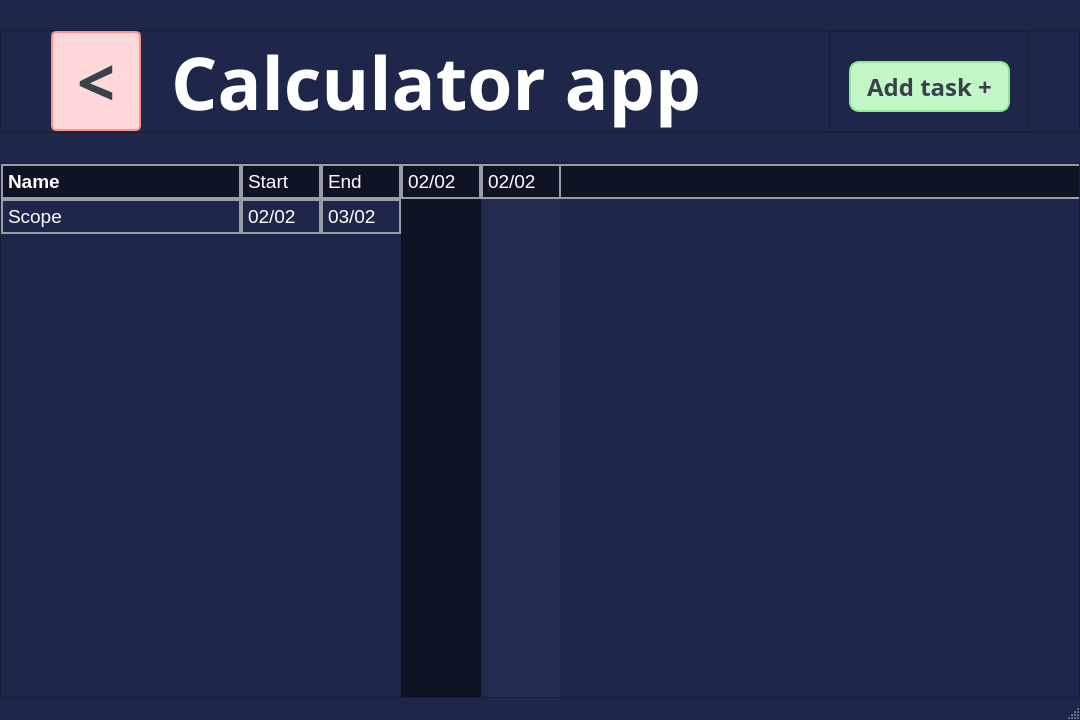
<?xml version="1.0" encoding="UTF-8"?>
<ui version="4.0">
 <class>ProjectsNavigationWindow</class>
 <widget class="QMainWindow" name="ProjectsNavigationWindow">
  <property name="geometry">
   <rect>
    <x>0</x>
    <y>0</y>
    <width>1080</width>
    <height>720</height>
   </rect>
  </property>
  <property name="sizePolicy">
   <sizepolicy hsizetype="Minimum" vsizetype="Minimum">
    <horstretch>0</horstretch>
    <verstretch>0</verstretch>
   </sizepolicy>
  </property>
  <property name="minimumSize">
   <size>
    <width>1080</width>
    <height>720</height>
   </size>
  </property>
  <property name="maximumSize">
   <size>
    <width>16777215</width>
    <height>16777215</height>
   </size>
  </property>
  <property name="palette">
   <palette>
    <active>
     <colorrole role="WindowText">
      <brush brushstyle="SolidPattern">
       <color alpha="255">
        <red>255</red>
        <green>255</green>
        <blue>255</blue>
       </color>
      </brush>
     </colorrole>
     <colorrole role="Button">
      <brush brushstyle="SolidPattern">
       <color alpha="255">
        <red>195</red>
        <green>247</green>
        <blue>200</blue>
       </color>
      </brush>
     </colorrole>
     <colorrole role="Light">
      <brush brushstyle="SolidPattern">
       <color alpha="255">
        <red>45</red>
        <green>59</green>
        <blue>109</blue>
       </color>
      </brush>
     </colorrole>
     <colorrole role="Midlight">
      <brush brushstyle="SolidPattern">
       <color alpha="255">
        <red>37</red>
        <green>49</green>
        <blue>91</blue>
       </color>
      </brush>
     </colorrole>
     <colorrole role="Dark">
      <brush brushstyle="SolidPattern">
       <color alpha="255">
        <red>43</red>
        <green>41</green>
        <blue>80</blue>
       </color>
      </brush>
     </colorrole>
     <colorrole role="Mid">
      <brush brushstyle="SolidPattern">
       <color alpha="255">
        <red>20</red>
        <green>26</green>
        <blue>49</blue>
       </color>
      </brush>
     </colorrole>
     <colorrole role="Text">
      <brush brushstyle="SolidPattern">
       <color alpha="255">
        <red>255</red>
        <green>255</green>
        <blue>255</blue>
       </color>
      </brush>
     </colorrole>
     <colorrole role="BrightText">
      <brush brushstyle="SolidPattern">
       <color alpha="255">
        <red>255</red>
        <green>255</green>
        <blue>255</blue>
       </color>
      </brush>
     </colorrole>
     <colorrole role="ButtonText">
      <brush brushstyle="SolidPattern">
       <color alpha="255">
        <red>58</red>
        <green>65</green>
        <blue>74</blue>
       </color>
      </brush>
     </colorrole>
     <colorrole role="Base">
      <brush brushstyle="SolidPattern">
       <color alpha="255">
        <red>22</red>
        <green>30</green>
        <blue>60</blue>
       </color>
      </brush>
     </colorrole>
     <colorrole role="Window">
      <brush brushstyle="SolidPattern">
       <color alpha="255">
        <red>30</red>
        <green>39</green>
        <blue>73</blue>
       </color>
      </brush>
     </colorrole>
     <colorrole role="Shadow">
      <brush brushstyle="SolidPattern">
       <color alpha="255">
        <red>0</red>
        <green>0</green>
        <blue>0</blue>
       </color>
      </brush>
     </colorrole>
     <colorrole role="AlternateBase">
      <brush brushstyle="SolidPattern">
       <color alpha="255">
        <red>15</red>
        <green>19</green>
        <blue>36</blue>
       </color>
      </brush>
     </colorrole>
     <colorrole role="ToolTipBase">
      <brush brushstyle="SolidPattern">
       <color alpha="255">
        <red>255</red>
        <green>255</green>
        <blue>220</blue>
       </color>
      </brush>
     </colorrole>
     <colorrole role="ToolTipText">
      <brush brushstyle="SolidPattern">
       <color alpha="255">
        <red>255</red>
        <green>255</green>
        <blue>255</blue>
       </color>
      </brush>
     </colorrole>
     <colorrole role="PlaceholderText">
      <brush brushstyle="SolidPattern">
       <color alpha="127">
        <red>255</red>
        <green>255</green>
        <blue>255</blue>
       </color>
      </brush>
     </colorrole>
    </active>
    <inactive>
     <colorrole role="WindowText">
      <brush brushstyle="SolidPattern">
       <color alpha="255">
        <red>255</red>
        <green>255</green>
        <blue>255</blue>
       </color>
      </brush>
     </colorrole>
     <colorrole role="Button">
      <brush brushstyle="SolidPattern">
       <color alpha="255">
        <red>195</red>
        <green>247</green>
        <blue>200</blue>
       </color>
      </brush>
     </colorrole>
     <colorrole role="Light">
      <brush brushstyle="SolidPattern">
       <color alpha="255">
        <red>45</red>
        <green>59</green>
        <blue>109</blue>
       </color>
      </brush>
     </colorrole>
     <colorrole role="Midlight">
      <brush brushstyle="SolidPattern">
       <color alpha="255">
        <red>37</red>
        <green>49</green>
        <blue>91</blue>
       </color>
      </brush>
     </colorrole>
     <colorrole role="Dark">
      <brush brushstyle="SolidPattern">
       <color alpha="255">
        <red>43</red>
        <green>41</green>
        <blue>80</blue>
       </color>
      </brush>
     </colorrole>
     <colorrole role="Mid">
      <brush brushstyle="SolidPattern">
       <color alpha="255">
        <red>20</red>
        <green>26</green>
        <blue>49</blue>
       </color>
      </brush>
     </colorrole>
     <colorrole role="Text">
      <brush brushstyle="SolidPattern">
       <color alpha="255">
        <red>255</red>
        <green>255</green>
        <blue>255</blue>
       </color>
      </brush>
     </colorrole>
     <colorrole role="BrightText">
      <brush brushstyle="SolidPattern">
       <color alpha="255">
        <red>255</red>
        <green>255</green>
        <blue>255</blue>
       </color>
      </brush>
     </colorrole>
     <colorrole role="ButtonText">
      <brush brushstyle="SolidPattern">
       <color alpha="255">
        <red>58</red>
        <green>65</green>
        <blue>74</blue>
       </color>
      </brush>
     </colorrole>
     <colorrole role="Base">
      <brush brushstyle="SolidPattern">
       <color alpha="255">
        <red>22</red>
        <green>30</green>
        <blue>60</blue>
       </color>
      </brush>
     </colorrole>
     <colorrole role="Window">
      <brush brushstyle="SolidPattern">
       <color alpha="255">
        <red>30</red>
        <green>39</green>
        <blue>73</blue>
       </color>
      </brush>
     </colorrole>
     <colorrole role="Shadow">
      <brush brushstyle="SolidPattern">
       <color alpha="255">
        <red>0</red>
        <green>0</green>
        <blue>0</blue>
       </color>
      </brush>
     </colorrole>
     <colorrole role="AlternateBase">
      <brush brushstyle="SolidPattern">
       <color alpha="255">
        <red>15</red>
        <green>19</green>
        <blue>36</blue>
       </color>
      </brush>
     </colorrole>
     <colorrole role="ToolTipBase">
      <brush brushstyle="SolidPattern">
       <color alpha="255">
        <red>255</red>
        <green>255</green>
        <blue>220</blue>
       </color>
      </brush>
     </colorrole>
     <colorrole role="ToolTipText">
      <brush brushstyle="SolidPattern">
       <color alpha="255">
        <red>255</red>
        <green>255</green>
        <blue>255</blue>
       </color>
      </brush>
     </colorrole>
     <colorrole role="PlaceholderText">
      <brush brushstyle="SolidPattern">
       <color alpha="127">
        <red>255</red>
        <green>255</green>
        <blue>255</blue>
       </color>
      </brush>
     </colorrole>
    </inactive>
    <disabled>
     <colorrole role="WindowText">
      <brush brushstyle="SolidPattern">
       <color alpha="255">
        <red>43</red>
        <green>41</green>
        <blue>80</blue>
       </color>
      </brush>
     </colorrole>
     <colorrole role="Button">
      <brush brushstyle="SolidPattern">
       <color alpha="255">
        <red>195</red>
        <green>247</green>
        <blue>200</blue>
       </color>
      </brush>
     </colorrole>
     <colorrole role="Light">
      <brush brushstyle="SolidPattern">
       <color alpha="255">
        <red>45</red>
        <green>59</green>
        <blue>109</blue>
       </color>
      </brush>
     </colorrole>
     <colorrole role="Midlight">
      <brush brushstyle="SolidPattern">
       <color alpha="255">
        <red>37</red>
        <green>49</green>
        <blue>91</blue>
       </color>
      </brush>
     </colorrole>
     <colorrole role="Dark">
      <brush brushstyle="SolidPattern">
       <color alpha="255">
        <red>43</red>
        <green>41</green>
        <blue>80</blue>
       </color>
      </brush>
     </colorrole>
     <colorrole role="Mid">
      <brush brushstyle="SolidPattern">
       <color alpha="255">
        <red>20</red>
        <green>26</green>
        <blue>49</blue>
       </color>
      </brush>
     </colorrole>
     <colorrole role="Text">
      <brush brushstyle="SolidPattern">
       <color alpha="255">
        <red>43</red>
        <green>41</green>
        <blue>80</blue>
       </color>
      </brush>
     </colorrole>
     <colorrole role="BrightText">
      <brush brushstyle="SolidPattern">
       <color alpha="255">
        <red>255</red>
        <green>255</green>
        <blue>255</blue>
       </color>
      </brush>
     </colorrole>
     <colorrole role="ButtonText">
      <brush brushstyle="SolidPattern">
       <color alpha="255">
        <red>43</red>
        <green>41</green>
        <blue>80</blue>
       </color>
      </brush>
     </colorrole>
     <colorrole role="Base">
      <brush brushstyle="SolidPattern">
       <color alpha="255">
        <red>30</red>
        <green>39</green>
        <blue>73</blue>
       </color>
      </brush>
     </colorrole>
     <colorrole role="Window">
      <brush brushstyle="SolidPattern">
       <color alpha="255">
        <red>30</red>
        <green>39</green>
        <blue>73</blue>
       </color>
      </brush>
     </colorrole>
     <colorrole role="Shadow">
      <brush brushstyle="SolidPattern">
       <color alpha="255">
        <red>0</red>
        <green>0</green>
        <blue>0</blue>
       </color>
      </brush>
     </colorrole>
     <colorrole role="AlternateBase">
      <brush brushstyle="SolidPattern">
       <color alpha="255">
        <red>30</red>
        <green>39</green>
        <blue>73</blue>
       </color>
      </brush>
     </colorrole>
     <colorrole role="ToolTipBase">
      <brush brushstyle="SolidPattern">
       <color alpha="255">
        <red>255</red>
        <green>255</green>
        <blue>220</blue>
       </color>
      </brush>
     </colorrole>
     <colorrole role="ToolTipText">
      <brush brushstyle="SolidPattern">
       <color alpha="255">
        <red>255</red>
        <green>255</green>
        <blue>255</blue>
       </color>
      </brush>
     </colorrole>
     <colorrole role="PlaceholderText">
      <brush brushstyle="SolidPattern">
       <color alpha="127">
        <red>15</red>
        <green>19</green>
        <blue>36</blue>
       </color>
      </brush>
     </colorrole>
    </disabled>
   </palette>
  </property>
  <property name="font">
   <font>
    <family>Leelawadee</family>
   </font>
  </property>
  <property name="windowTitle">
   <string>GanttStudent Login</string>
  </property>
  <property name="windowIcon">
   <iconset>
    <normaloff>../../../favicon.png</normaloff>../../../favicon.png</iconset>
  </property>
  <widget class="QWidget" name="central_widget">
   <layout class="QVBoxLayout" name="verticalLayout_2" stretch="0,0">
    <property name="spacing">
     <number>30</number>
    </property>
    <property name="leftMargin">
     <number>0</number>
    </property>
    <property name="topMargin">
     <number>30</number>
    </property>
    <property name="rightMargin">
     <number>0</number>
    </property>
    <property name="bottomMargin">
     <number>0</number>
    </property>
    <item>
     <widget class="QFrame" name="head">
      <property name="minimumSize">
       <size>
        <width>620</width>
        <height>90</height>
       </size>
      </property>
      <property name="styleSheet">
       <string notr="true"/>
      </property>
      <property name="frameShape">
       <enum>QFrame::StyledPanel</enum>
      </property>
      <property name="frameShadow">
       <enum>QFrame::Raised</enum>
      </property>
      <layout class="QHBoxLayout" name="horizontalLayout">
       <property name="spacing">
        <number>30</number>
       </property>
       <property name="leftMargin">
        <number>50</number>
       </property>
       <property name="topMargin">
        <number>0</number>
       </property>
       <property name="rightMargin">
        <number>50</number>
       </property>
       <property name="bottomMargin">
        <number>0</number>
       </property>
       <item>
        <widget class="QPushButton" name="back_button">
         <property name="minimumSize">
          <size>
           <width>90</width>
           <height>90</height>
          </size>
         </property>
         <property name="maximumSize">
          <size>
           <width>16777215</width>
           <height>100</height>
          </size>
         </property>
         <property name="font">
          <font>
           <family>Impact</family>
           <pointsize>50</pointsize>
           <bold>true</bold>
          </font>
         </property>
         <property name="cursor">
          <cursorShape>PointingHandCursor</cursorShape>
         </property>
         <property name="toolTip">
          <string>Login</string>
         </property>
         <property name="styleSheet">
          <string notr="true">border: 2px solid #ff8f8f;
border-radius: 5px;
background: #ffd9d9;
color: #3a414a;</string>
         </property>
         <property name="text">
          <string>&lt;</string>
         </property>
        </widget>
       </item>
       <item>
        <widget class="QLabel" name="title">
         <property name="sizePolicy">
          <sizepolicy hsizetype="Expanding" vsizetype="Preferred">
           <horstretch>100</horstretch>
           <verstretch>100</verstretch>
          </sizepolicy>
         </property>
         <property name="font">
          <font>
           <family>Leelawadee</family>
           <pointsize>55</pointsize>
           <bold>true</bold>
          </font>
         </property>
         <property name="styleSheet">
          <string notr="true">color: #ffffff</string>
         </property>
         <property name="text">
          <string>Calculator app</string>
         </property>
        </widget>
       </item>
       <item>
        <widget class="QFrame" name="add_task_frame">
         <property name="minimumSize">
          <size>
           <width>200</width>
           <height>0</height>
          </size>
         </property>
         <property name="frameShape">
          <enum>QFrame::StyledPanel</enum>
         </property>
         <property name="frameShadow">
          <enum>QFrame::Raised</enum>
         </property>
         <widget class="QPushButton" name="add_task_button">
          <property name="geometry">
           <rect>
            <x>20</x>
            <y>30</y>
            <width>161</width>
            <height>51</height>
           </rect>
          </property>
          <property name="minimumSize">
           <size>
            <width>0</width>
            <height>0</height>
           </size>
          </property>
          <property name="maximumSize">
           <size>
            <width>16777215</width>
            <height>100</height>
           </size>
          </property>
          <property name="font">
           <font>
            <family>Leelawadee</family>
            <pointsize>18</pointsize>
            <bold>true</bold>
           </font>
          </property>
          <property name="cursor">
           <cursorShape>PointingHandCursor</cursorShape>
          </property>
          <property name="toolTip">
           <string>Login</string>
          </property>
          <property name="styleSheet">
           <string notr="true">border: 2px solid #8ee895;
border-radius: 10px;
background: #c3f7c8;
color: #3a414a;</string>
          </property>
          <property name="text">
           <string>Add task +</string>
          </property>
         </widget>
        </widget>
       </item>
      </layout>
     </widget>
    </item>
    <item>
     <widget class="QFrame" name="body">
      <property name="sizePolicy">
       <sizepolicy hsizetype="Expanding" vsizetype="Expanding">
        <horstretch>0</horstretch>
        <verstretch>0</verstretch>
       </sizepolicy>
      </property>
      <property name="styleSheet">
       <string notr="true">background: #1e2749;</string>
      </property>
      <property name="frameShape">
       <enum>QFrame::StyledPanel</enum>
      </property>
      <property name="frameShadow">
       <enum>QFrame::Raised</enum>
      </property>
      <layout class="QHBoxLayout" name="horizontalLayout_2">
       <property name="spacing">
        <number>0</number>
       </property>
       <property name="leftMargin">
        <number>0</number>
       </property>
       <property name="topMargin">
        <number>0</number>
       </property>
       <property name="rightMargin">
        <number>0</number>
       </property>
       <property name="bottomMargin">
        <number>0</number>
       </property>
       <item>
        <widget class="QScrollArea" name="scrollArea_3">
         <property name="styleSheet">
          <string notr="true">background: #1e2749;
color: #ffffff;</string>
         </property>
         <property name="frameShape">
          <enum>QFrame::NoFrame</enum>
         </property>
         <property name="frameShadow">
          <enum>QFrame::Plain</enum>
         </property>
         <property name="lineWidth">
          <number>0</number>
         </property>
         <property name="midLineWidth">
          <number>0</number>
         </property>
         <property name="verticalScrollBarPolicy">
          <enum>Qt::ScrollBarAsNeeded</enum>
         </property>
         <property name="horizontalScrollBarPolicy">
          <enum>Qt::ScrollBarAsNeeded</enum>
         </property>
         <property name="widgetResizable">
          <bool>true</bool>
         </property>
         <widget class="QWidget" name="scrollAreaWidgetContents_3">
          <property name="geometry">
           <rect>
            <x>0</x>
            <y>0</y>
            <width>1078</width>
            <height>527</height>
           </rect>
          </property>
          <property name="styleSheet">
           <string notr="true">border: 0px;
color: #ffffff;</string>
          </property>
          <widget class="QFrame" name="frame">
           <property name="enabled">
            <bool>true</bool>
           </property>
           <property name="geometry">
            <rect>
             <x>0</x>
             <y>0</y>
             <width>1500</width>
             <height>35</height>
            </rect>
           </property>
           <property name="sizePolicy">
            <sizepolicy hsizetype="Preferred" vsizetype="Preferred">
             <horstretch>0</horstretch>
             <verstretch>0</verstretch>
            </sizepolicy>
           </property>
           <property name="minimumSize">
            <size>
             <width>1500</width>
             <height>35</height>
            </size>
           </property>
           <property name="maximumSize">
            <size>
             <width>16777215</width>
             <height>35</height>
            </size>
           </property>
           <property name="styleSheet">
            <string notr="true">border: 2px solid #979ea8;
background: #0f1425;
color: #ffffff;</string>
           </property>
           <property name="frameShape">
            <enum>QFrame::StyledPanel</enum>
           </property>
           <property name="frameShadow">
            <enum>QFrame::Raised</enum>
           </property>
           <widget class="QFrame" name="frame_5">
            <property name="geometry">
             <rect>
              <x>0</x>
              <y>0</y>
              <width>400</width>
              <height>35</height>
             </rect>
            </property>
            <property name="sizePolicy">
             <sizepolicy hsizetype="Preferred" vsizetype="Preferred">
              <horstretch>0</horstretch>
              <verstretch>0</verstretch>
             </sizepolicy>
            </property>
            <property name="minimumSize">
             <size>
              <width>400</width>
              <height>35</height>
             </size>
            </property>
            <property name="maximumSize">
             <size>
              <width>400</width>
              <height>35</height>
             </size>
            </property>
            <property name="styleSheet">
             <string notr="true">border: 2px solid #979ea8;
background: #1e2749;
color: #ffffff;</string>
            </property>
            <property name="frameShape">
             <enum>QFrame::StyledPanel</enum>
            </property>
            <property name="frameShadow">
             <enum>QFrame::Raised</enum>
            </property>
            <widget class="QLabel" name="label">
             <property name="geometry">
              <rect>
               <x>0</x>
               <y>0</y>
               <width>240</width>
               <height>35</height>
              </rect>
             </property>
             <property name="font">
              <font>
               <pointsize>14</pointsize>
               <italic>false</italic>
               <bold>true</bold>
              </font>
             </property>
             <property name="styleSheet">
              <string notr="true">border: 2px solid #979ea8;
background: #0f1425;
color: #ffffff;
qproperty-alignment: AlignLeft;</string>
             </property>
             <property name="text">
              <string>Name</string>
             </property>
            </widget>
            <widget class="QLabel" name="label_2">
             <property name="geometry">
              <rect>
               <x>240</x>
               <y>0</y>
               <width>80</width>
               <height>35</height>
              </rect>
             </property>
             <property name="font">
              <font>
               <pointsize>14</pointsize>
              </font>
             </property>
             <property name="styleSheet">
              <string notr="true">border: 2px solid #979ea8;
background: #0f1425;
color: #ffffff;
qproperty-alignment: AlignCenter;</string>
             </property>
             <property name="text">
              <string>Start</string>
             </property>
            </widget>
            <widget class="QLabel" name="label_3">
             <property name="geometry">
              <rect>
               <x>320</x>
               <y>0</y>
               <width>80</width>
               <height>35</height>
              </rect>
             </property>
             <property name="font">
              <font>
               <pointsize>14</pointsize>
              </font>
             </property>
             <property name="styleSheet">
              <string notr="true">border: 2px solid #979ea8;
background: #0f1425;
color: #ffffff;
qproperty-alignment: AlignCenter;</string>
             </property>
             <property name="text">
              <string>End</string>
             </property>
            </widget>
           </widget>
           <widget class="QLabel" name="label_7">
            <property name="geometry">
             <rect>
              <x>400</x>
              <y>0</y>
              <width>80</width>
              <height>35</height>
             </rect>
            </property>
            <property name="font">
             <font>
              <pointsize>14</pointsize>
             </font>
            </property>
            <property name="styleSheet">
             <string notr="true">border: 2px solid #979ea8;
background: #0f1425;
color: #ffffff;
qproperty-alignment: AlignCenter;</string>
            </property>
            <property name="text">
             <string>02/02</string>
            </property>
           </widget>
           <widget class="QLabel" name="label_8">
            <property name="geometry">
             <rect>
              <x>480</x>
              <y>0</y>
              <width>80</width>
              <height>35</height>
             </rect>
            </property>
            <property name="font">
             <font>
              <pointsize>14</pointsize>
             </font>
            </property>
            <property name="styleSheet">
             <string notr="true">border: 2px solid #979ea8;
background: #0f1425;
color: #ffffff;
qproperty-alignment: AlignCenter;</string>
            </property>
            <property name="text">
             <string>02/02</string>
            </property>
           </widget>
          </widget>
          <widget class="QFrame" name="frame_6">
           <property name="geometry">
            <rect>
             <x>0</x>
             <y>35</y>
             <width>400</width>
             <height>35</height>
            </rect>
           </property>
           <property name="sizePolicy">
            <sizepolicy hsizetype="Preferred" vsizetype="Preferred">
             <horstretch>0</horstretch>
             <verstretch>0</verstretch>
            </sizepolicy>
           </property>
           <property name="minimumSize">
            <size>
             <width>400</width>
             <height>35</height>
            </size>
           </property>
           <property name="maximumSize">
            <size>
             <width>400</width>
             <height>35</height>
            </size>
           </property>
           <property name="styleSheet">
            <string notr="true">border: 2px solid #979ea8;
background: #1e2749;
color: #ffffff;</string>
           </property>
           <property name="frameShape">
            <enum>QFrame::StyledPanel</enum>
           </property>
           <property name="frameShadow">
            <enum>QFrame::Raised</enum>
           </property>
           <widget class="QLabel" name="label_4">
            <property name="geometry">
             <rect>
              <x>0</x>
              <y>0</y>
              <width>240</width>
              <height>35</height>
             </rect>
            </property>
            <property name="font">
             <font>
              <pointsize>14</pointsize>
             </font>
            </property>
            <property name="styleSheet">
             <string notr="true">border: 2px solid #979ea8;
background: #1e2749;
color: #ffffff;
qproperty-alignment: AlignLeft;</string>
            </property>
            <property name="text">
             <string>Scope</string>
            </property>
           </widget>
           <widget class="QLabel" name="label_5">
            <property name="geometry">
             <rect>
              <x>240</x>
              <y>0</y>
              <width>80</width>
              <height>35</height>
             </rect>
            </property>
            <property name="font">
             <font>
              <pointsize>14</pointsize>
             </font>
            </property>
            <property name="styleSheet">
             <string notr="true">border: 2px solid #979ea8;
background: #1e2749;
color: #ffffff;
qproperty-alignment: AlignCenter;</string>
            </property>
            <property name="text">
             <string>02/02</string>
            </property>
           </widget>
           <widget class="QLabel" name="label_6">
            <property name="geometry">
             <rect>
              <x>320</x>
              <y>0</y>
              <width>80</width>
              <height>35</height>
             </rect>
            </property>
            <property name="font">
             <font>
              <pointsize>14</pointsize>
             </font>
            </property>
            <property name="styleSheet">
             <string notr="true">border: 2px solid #979ea8;
background: #1e2749;
color: #ffffff;
qproperty-alignment: AlignCenter;</string>
            </property>
            <property name="text">
             <string>03/02</string>
            </property>
           </widget>
          </widget>
          <widget class="QFrame" name="frame_7">
           <property name="geometry">
            <rect>
             <x>400</x>
             <y>35</y>
             <width>80</width>
             <height>1000</height>
            </rect>
           </property>
           <property name="sizePolicy">
            <sizepolicy hsizetype="Preferred" vsizetype="Preferred">
             <horstretch>0</horstretch>
             <verstretch>0</verstretch>
            </sizepolicy>
           </property>
           <property name="minimumSize">
            <size>
             <width>0</width>
             <height>0</height>
            </size>
           </property>
           <property name="maximumSize">
            <size>
             <width>16777215</width>
             <height>16777215</height>
            </size>
           </property>
           <property name="styleSheet">
            <string notr="true">background: #0f1425;
color: #ffffff;</string>
           </property>
           <property name="frameShape">
            <enum>QFrame::StyledPanel</enum>
           </property>
           <property name="frameShadow">
            <enum>QFrame::Raised</enum>
           </property>
          </widget>
          <widget class="QFrame" name="frame_8">
           <property name="geometry">
            <rect>
             <x>480</x>
             <y>35</y>
             <width>80</width>
             <height>500</height>
            </rect>
           </property>
           <property name="sizePolicy">
            <sizepolicy hsizetype="Preferred" vsizetype="Preferred">
             <horstretch>0</horstretch>
             <verstretch>0</verstretch>
            </sizepolicy>
           </property>
           <property name="minimumSize">
            <size>
             <width>0</width>
             <height>0</height>
            </size>
           </property>
           <property name="maximumSize">
            <size>
             <width>16777215</width>
             <height>16777215</height>
            </size>
           </property>
           <property name="styleSheet">
            <string notr="true">background: #222b4e;
color: #ffffff;</string>
           </property>
           <property name="frameShape">
            <enum>QFrame::StyledPanel</enum>
           </property>
           <property name="frameShadow">
            <enum>QFrame::Raised</enum>
           </property>
          </widget>
          <widget class="QFrame" name="frame_9">
           <property name="geometry">
            <rect>
             <x>630</x>
             <y>770</y>
             <width>80</width>
             <height>1000</height>
            </rect>
           </property>
           <property name="sizePolicy">
            <sizepolicy hsizetype="Preferred" vsizetype="Preferred">
             <horstretch>0</horstretch>
             <verstretch>0</verstretch>
            </sizepolicy>
           </property>
           <property name="minimumSize">
            <size>
             <width>0</width>
             <height>0</height>
            </size>
           </property>
           <property name="maximumSize">
            <size>
             <width>16777215</width>
             <height>16777215</height>
            </size>
           </property>
           <property name="styleSheet">
            <string notr="true">background: #0f1425;
color: #ffffff;</string>
           </property>
           <property name="frameShape">
            <enum>QFrame::StyledPanel</enum>
           </property>
           <property name="frameShadow">
            <enum>QFrame::Raised</enum>
           </property>
          </widget>
         </widget>
        </widget>
       </item>
      </layout>
     </widget>
    </item>
   </layout>
  </widget>
  <widget class="QMenuBar" name="menubar">
   <property name="geometry">
    <rect>
     <x>0</x>
     <y>0</y>
     <width>1080</width>
     <height>20</height>
    </rect>
   </property>
  </widget>
  <widget class="QStatusBar" name="statusbar"/>
 </widget>
 <resources/>
 <connections/>
</ui>
